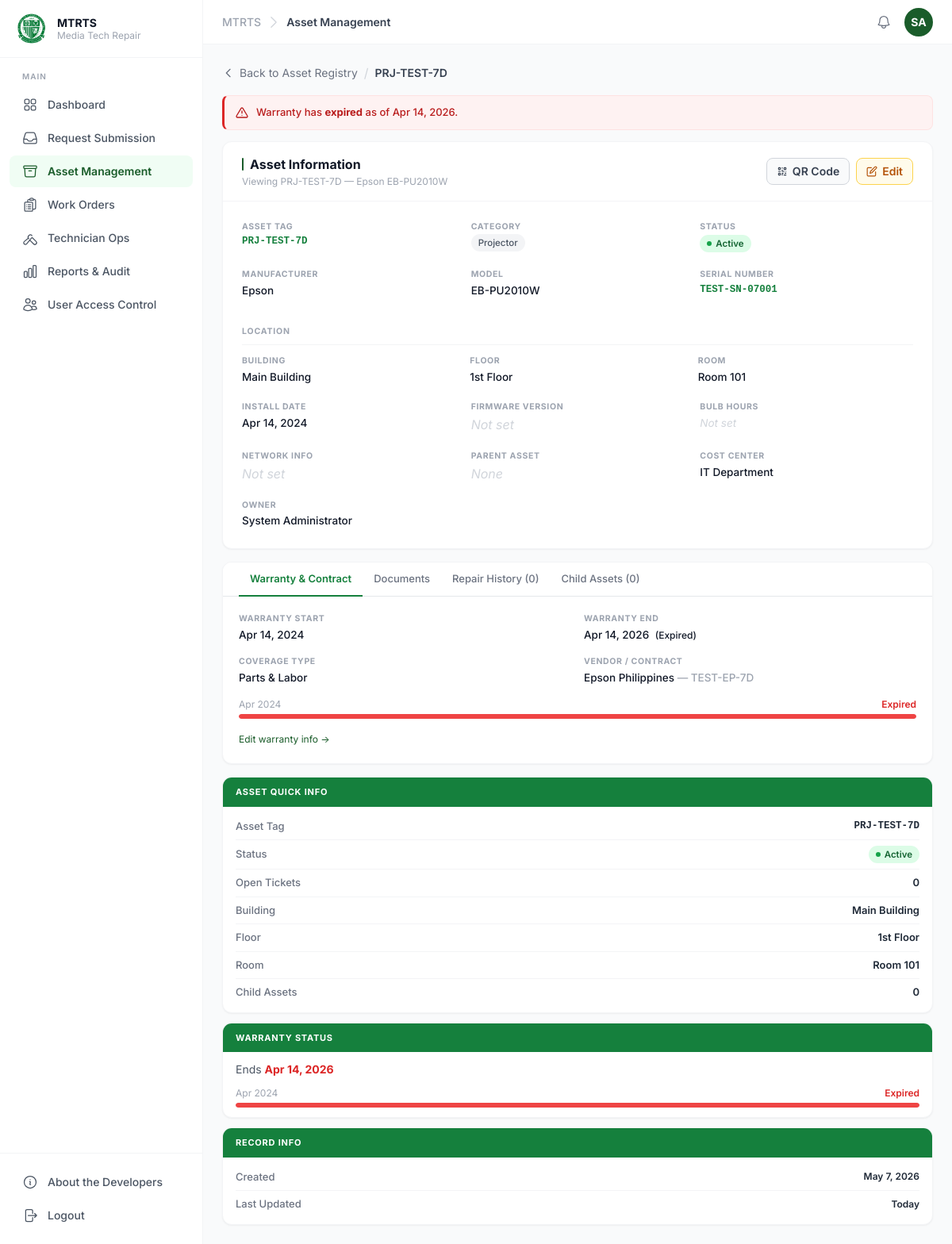
/modules/assets/view.php?id=1 (signed in), run on an earlier commit of the app's database.
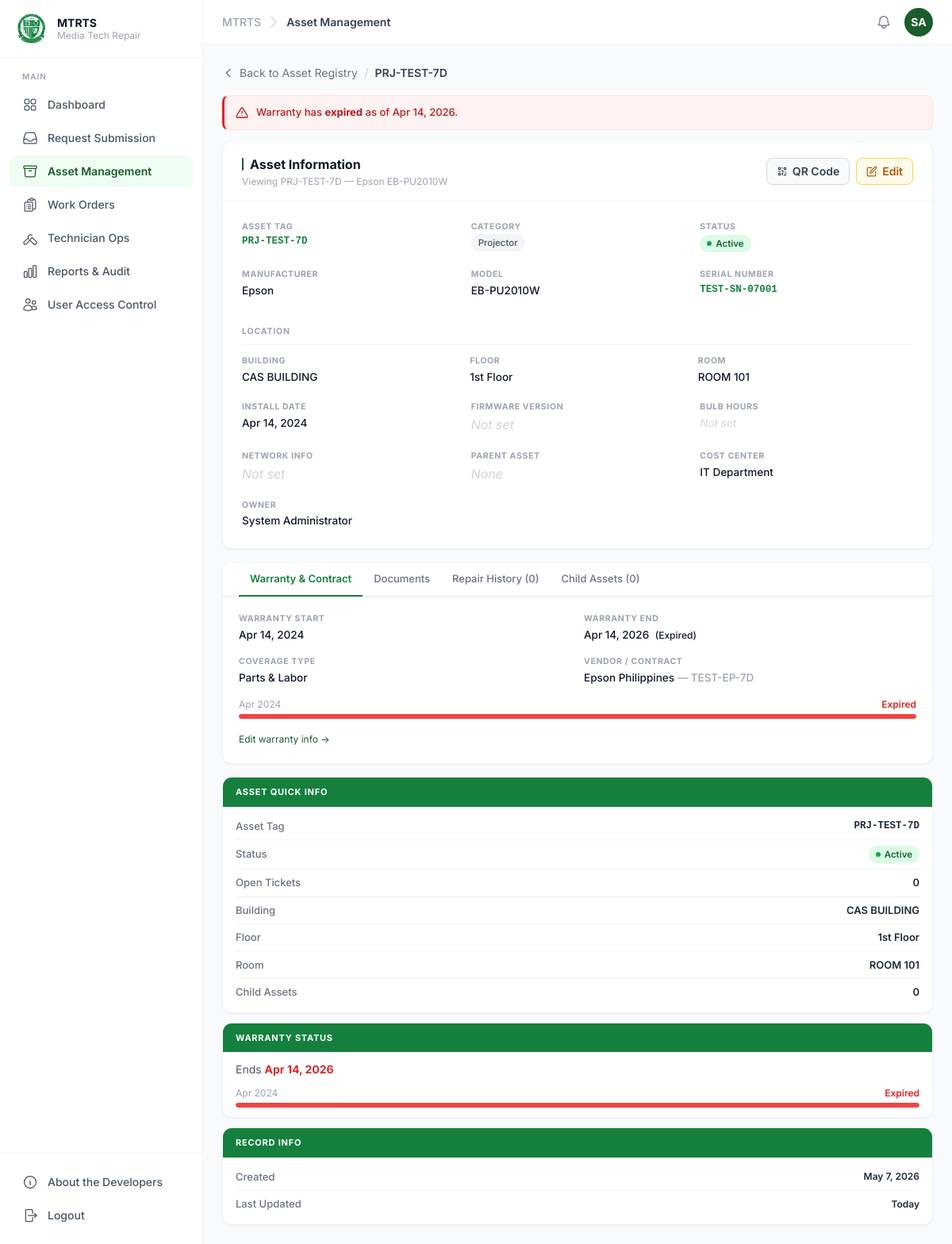
And on a later commit of the database.
### tables this page shows
CREATE TABLE assets (
  asset_id         INT           PRIMARY KEY AUTO_INCREMENT,
  asset_tag        VARCHAR(50)   NOT NULL UNIQUE,
  serial_number    VARCHAR(100)  NULL,
  manufacturer     VARCHAR(100)  NOT NULL,
  model            VARCHAR(100)  NOT NULL,
  category_id      INT           NOT NULL,
  status           ENUM('active','spare','retired') NOT NULL DEFAULT 'active',
  location_id      INT           NULL,
  parent_asset_id  INT           NULL,
  install_date     DATE          NOT NULL,
  firmware_version VARCHAR(50)   NULL,
  network_info     VARCHAR(100)  NULL,
  bulb_hours       INT UNSIGNED  NULL,
  department_id    INT           NULL,
  owner_id         INT           NULL,
  qr_code_path     VARCHAR(255)  NULL,
  created_by       INT           NULL,
  created_at       DATETIME      NOT NULL DEFAULT CURRENT_TIMESTAMP,
  updated_at       DATETIME      NOT NULL DEFAULT CURRENT_TIMESTAMP ON UPDATE CURRENT_TIMESTAMP,

  FOREIGN KEY (category_id)     REFERENCES asset_categories(category_id),
  FOREIGN KEY (location_id)     REFERENCES locations(location_id),
  FOREIGN KEY (parent_asset_id) REFERENCES assets(asset_id),
  FOREIGN KEY (department_id)   REFERENCES departments(department_id),
  FOREIGN KEY (owner_id)        REFERENCES users(user_id),
  FOREIGN KEY (created_by)      REFERENCES users(user_id)
);

CREATE TABLE locations (
  location_id INT           PRIMARY KEY AUTO_INCREMENT,
  building    VARCHAR(100)  NOT NULL,
  floor       VARCHAR(50)   NOT NULL,
  room        VARCHAR(100)  NOT NULL,
  created_at  DATETIME      NOT NULL DEFAULT CURRENT_TIMESTAMP,

  UNIQUE (building, floor, room)
);

CREATE TABLE asset_categories (
  category_id    INT           PRIMARY KEY AUTO_INCREMENT,
  category_name  VARCHAR(100)  NOT NULL UNIQUE,
  has_bulb_hours TINYINT(1)    NOT NULL DEFAULT 0,
  description    VARCHAR(255)  NULL,
  created_at     DATETIME      NOT NULL DEFAULT CURRENT_TIMESTAMP,
  updated_at     DATETIME      NOT NULL DEFAULT CURRENT_TIMESTAMP ON UPDATE CURRENT_TIMESTAMP
);

CREATE TABLE departments (
  department_id   INT           PRIMARY KEY AUTO_INCREMENT,
  department_name VARCHAR(100)  NOT NULL UNIQUE
);

CREATE TABLE users (
  user_id         INT           PRIMARY KEY AUTO_INCREMENT,
  email           VARCHAR(150)  NOT NULL UNIQUE,
  password_hash   VARCHAR(255)  NULL,
  full_name       VARCHAR(150)  NOT NULL,
  id_number       VARCHAR(50)   NULL UNIQUE,
  contact_number  VARCHAR(20)   NULL,
  position        VARCHAR(100)  NULL,
  profile_picture VARCHAR(255)  NULL,
  department_id   INT           NULL,
  role_id         INT           NOT NULL,
  is_active       TINYINT(1)    NOT NULL DEFAULT 1,
  created_at      DATETIME      NOT NULL DEFAULT CURRENT_TIMESTAMP,
  updated_at      DATETIME      NOT NULL DEFAULT CURRENT_TIMESTAMP ON UPDATE CURRENT_TIMESTAMP,
  last_login      DATETIME      NULL,

  FOREIGN KEY (department_id) REFERENCES departments(department_id),
  FOREIGN KEY (role_id) REFERENCES roles(role_id)
);

### modules/assets/view.php (called while the page is built, shortened)
<?php
require_once __DIR__ . '/../../config/guard.php';
require_once __DIR__ . '/functions.php';
$id    = (int)($_GET['id'] ?? 0);
$asset = $id ? get_asset_by_id($pdo, $id) : null;
require __DIR__ . '/view.view.php';
require_once __DIR__ . '/../../includes/footer.php';

### modules/assets/view.view.php (the view, shortened to what the changed rows need)
<div class="flex items-center gap-2 mb-4">
  <a href="index.php"
     class="inline-flex items-center gap-1.5 text-sm text-gray-500 hover:text-gray-900 transition-colors">
    <svg class="w-4 h-4" fill="none" viewBox="0 0 24 24" stroke="currentColor" stroke-width="2">
      <path stroke-linecap="round" stroke-linejoin="round" d="M15 19l-7-7 7-7"/>
    </svg>
    Back to Asset Registry
  </a>
  <span class="text-gray-300">/</span>
  <span class="text-sm font-semibold text-gray-700"><?= htmlspecialchars($asset['asset_tag']) ?></span>
</div>
<div class="grid grid-cols-1 xl:grid-cols-[1fr_260px] gap-4 items-start">
  <div class="flex flex-col gap-4">
    <div class="bg-white rounded-xl shadow-sm border border-gray-100 overflow-hidden">
      <div class="px-6 py-4 border-b border-gray-100 flex flex-wrap items-center justify-between gap-3">
        <div>
          <h2 class="text-base font-bold text-gray-900 flex items-center gap-2">
            <span class="block w-0.5 h-4 bg-olfu-green rounded"></span>
            Asset Information
          </h2>
          <p class="text-xs text-gray-400 mt-0.5">
            Viewing <?= htmlspecialchars($asset['asset_tag']) ?> — <?= htmlspecialchars($asset['manufacturer'] . ' ' . $asset['model']) ?>
          </p>
        </div>
      </div>
      <div class="p-6">
        <div class="grid grid-cols-2 md:grid-cols-3 gap-5">
          <div>
            <div class="vf-lbl">Asset Tag</div>
            <div class="vf-val vf-mono"><?= htmlspecialchars($asset['asset_tag']) ?></div>
          </div>
          <div>
            <div class="vf-val"><?= cat_badge($asset['category_name'] ?? '—') ?></div>
          </div>
          <div>
            <div class="vf-val"><?= status_badge($asset['status']) ?></div>
          </div>
          <div>
            <div class="vf-lbl">Manufacturer</div>
            <div class="vf-val"><?= htmlspecialchars($asset['manufacturer']) ?></div>
          </div>
          <div>
            <div class="vf-lbl">Model</div>
            <div class="vf-val"><?= htmlspecialchars($asset['model']) ?></div>
          </div>
          <div>
            <div class="vf-lbl">Serial Number</div>
            <?php if ($asset['serial_number']): ?>
              <div class="vf-val vf-mono"><?= htmlspecialchars($asset['serial_number']) ?></div>
            <?php else: ?>
              <div class="vf-val vf-empty">Not set</div>
            <?php endif; ?>
          </div>
          <div class="col-span-2 md:col-span-3">
            <div class="grid grid-cols-3 gap-4">
              <div>
                <div class="vf-lbl">Building</div>
                <div class="vf-val"><?= $asset['building'] ? htmlspecialchars($asset['building']) : '<span class="vf-empty">Not assigned</span>' ?></div>
              </div>
              <div>
                <div class="vf-lbl">Floor</div>
                <div class="vf-val"><?= $asset['floor'] ? htmlspecialchars($asset['floor']) : '<span class="vf-empty">Not assigned</span>' ?></div>
              </div>
              <div>
                <div class="vf-lbl">Room</div>
                <div class="vf-val"><?= $asset['room'] ? htmlspecialchars($asset['room']) : '<span class="vf-empty">Not assigned</span>' ?></div>
              </div>
            </div>
          </div>
          <div>
            <div class="vf-lbl">Install Date</div>
            <div class="vf-val"><?= $asset['install_date'] ? (new DateTime($asset['install_date']))->format('M j, Y') : '<span class="vf-empty">—</span>' ?></div>
          </div>
          <div>
            <div class="vf-lbl">Cost Center</div>
            <div class="vf-val"><?= $asset['department_name'] ? htmlspecialchars($asset['department_name']) : '<span class="vf-empty">Not assigned</span>' ?></div>
          </div>
          <div>
            <div class="vf-lbl">Owner</div>
            <div class="vf-val"><?= $asset['owner_name'] ? htmlspecialchars($asset['owner_name']) : '<span class="vf-empty">Not assigned</span>' ?></div>
          </div>
        </div>
      </div>
    </div>
  </div>
  <div class="flex flex-col gap-3">
    <div class="bg-white rounded-xl shadow-sm border border-gray-100 overflow-hidden">
      <div class="px-4 py-2">
        <div class="rp-row">
          <span class="rp-lbl">Asset Tag</span>
          <span class="rp-val asset-tag"><?= htmlspecialchars($asset['asset_tag']) ?></span>
        </div>
        <div class="rp-row">
          <span><?= status_badge($asset['status']) ?></span>
        </div>
        <div class="rp-row">
          <span class="rp-lbl">Building</span>
          <span class="rp-val"><?= htmlspecialchars($asset['building'] ?? '—') ?></span>
        </div>
        <div class="rp-row">
          <span class="rp-lbl">Floor</span>
          <span class="rp-val"><?= htmlspecialchars($asset['floor'] ?? '—') ?></span>
        </div>
        <div class="rp-row">
          <span class="rp-lbl">Room</span>
          <span class="rp-val"><?= htmlspecialchars($asset['room'] ?? '—') ?></span>
        </div>
      </div>
    </div>
    <div class="bg-white rounded-xl shadow-sm border border-gray-100 overflow-hidden">
      <div class="px-4 py-2">
        <div class="rp-row">
          <span class="rp-lbl">Created</span>
          <span class="rp-val text-xs"><?= (new DateTime($asset['created_at']))->format('M j, Y') ?></span>
        </div>
        <div class="rp-row">
          <span class="rp-lbl">Last Updated</span>
          <span class="rp-val text-xs"><?= time_ago($asset['updated_at']) ?></span>
        </div>
      </div>
    </div>
  </div>
</div>

### modules/assets/functions.php (shortened to what the changed rows need)
<?php
function get_asset_by_id(PDO $pdo, int $id): array|false {
    $stmt = $pdo->prepare("
        SELECT a.*, c.category_name, c.has_bulb_hours,
               l.building, l.floor, l.room,
               u.full_name AS owner_name,
               d.department_name,
               p.asset_tag AS parent_tag
        FROM assets a
        LEFT JOIN asset_categories c ON a.category_id     = c.category_id
        LEFT JOIN locations        l ON a.location_id     = l.location_id
        LEFT JOIN users            u ON a.owner_id        = u.user_id
        LEFT JOIN departments      d ON a.department_id   = d.department_id
        LEFT JOIN assets           p ON a.parent_asset_id = p.asset_id
        WHERE a.asset_id = ?
    ");
    $stmt->execute([$id]);
    return $stmt->fetch();
}
function status_badge(string $status): string {
    return match ($status) {
        'active'  => '<span class="asset-badge badge-active"><span class="bdot"></span>Active</span>',
        'spare'   => '<span class="asset-badge badge-spare"><span class="bdot"></span>Spare</span>',
        'retired' => '<span class="asset-badge badge-retired"><span class="bdot"></span>Retired</span>',
        default   => '<span class="asset-badge badge-retired">' . htmlspecialchars(ucfirst($status)) . '</span>',
    };
}
function cat_badge(string $name): string {
    return '<span class="asset-badge badge-cat">' . htmlspecialchars($name) . '</span>';
}
function time_ago(string $datetime): string {
    $diff = (new DateTime())->diff(new DateTime($datetime));
    if ($diff->days === 0) return 'Today';
    return intdiv($diff->days, 30) . ' months ago';
}

What changed in the data, as far as the page shows it:
changed through a linked row, assets "PRJ-TEST-7D": location.building "Main Building" → "CAS BUILDING"; location.room "Room 101" → "ROOM 101"
